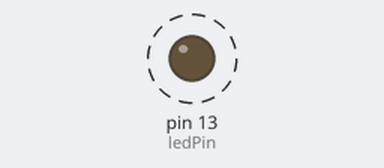
The sketch below on a simulated Arduino Uno, built with avr-gcc and run on an emulated ATmega328P. Parts: output pins drawn as LEDs (lit = HIGH). Dashed ring = blinking.

Above: at 0.5 s.
Timing chart, 0 to 4.6 s (numbered marks = the images above):
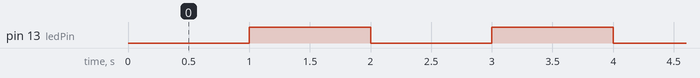

The sketch:

ch12r2B.ino
```cpp
#include <TimedAction.h>

//initialize a TimedAction class to change LED state every second.
TimedAction timedAction = TimedAction(NO_PREDELAY,1000,blink);


const int ledPin =  13;      // the number of the LED pin
boolean ledState = LOW;


void setup()
{
  pinMode(ledPin,OUTPUT);
  digitalWrite(ledPin,ledState);
}

void loop()
{
  timedAction.check();
}

void blink()
{
  if (ledState == LOW)
    ledState = HIGH;
  else
    ledState = LOW;

  digitalWrite(ledPin,ledState);
}
```

Measured:
- by itself, pin 13 (ledPin): alternates HIGH for 1.0 s and LOW for 1.0 s
